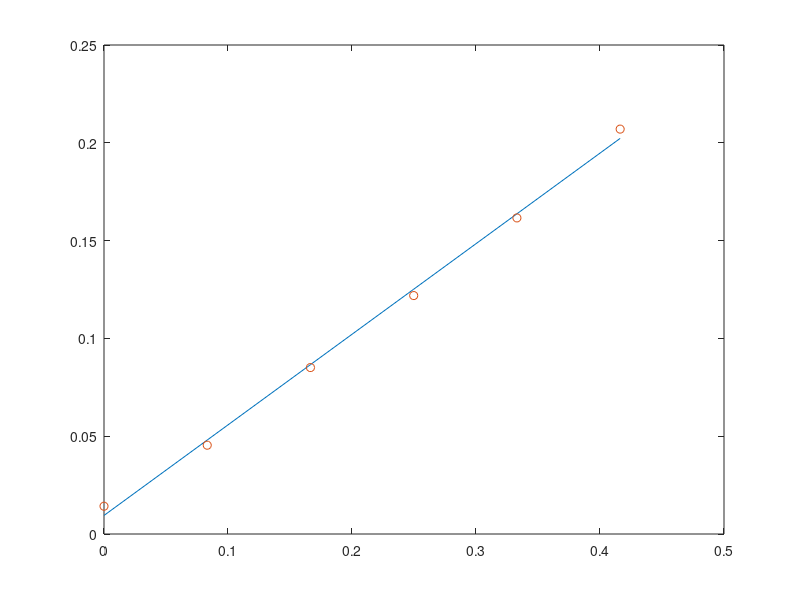

Reproduce this figure in MATLAB.
clc
close all

% relative focus lengths
fl = (0:0.25:1.25) * 0.333;
% spot diameters
sd = [14.2 45.4 85.1 121.9 161.6 207] / 1000;

b = polyfit(fl, sd, 1);

plot(fl, polyval(b, fl))
hold on
plot(fl, sd, 'o')

sprintf('d / z = %1.3f', b(1))